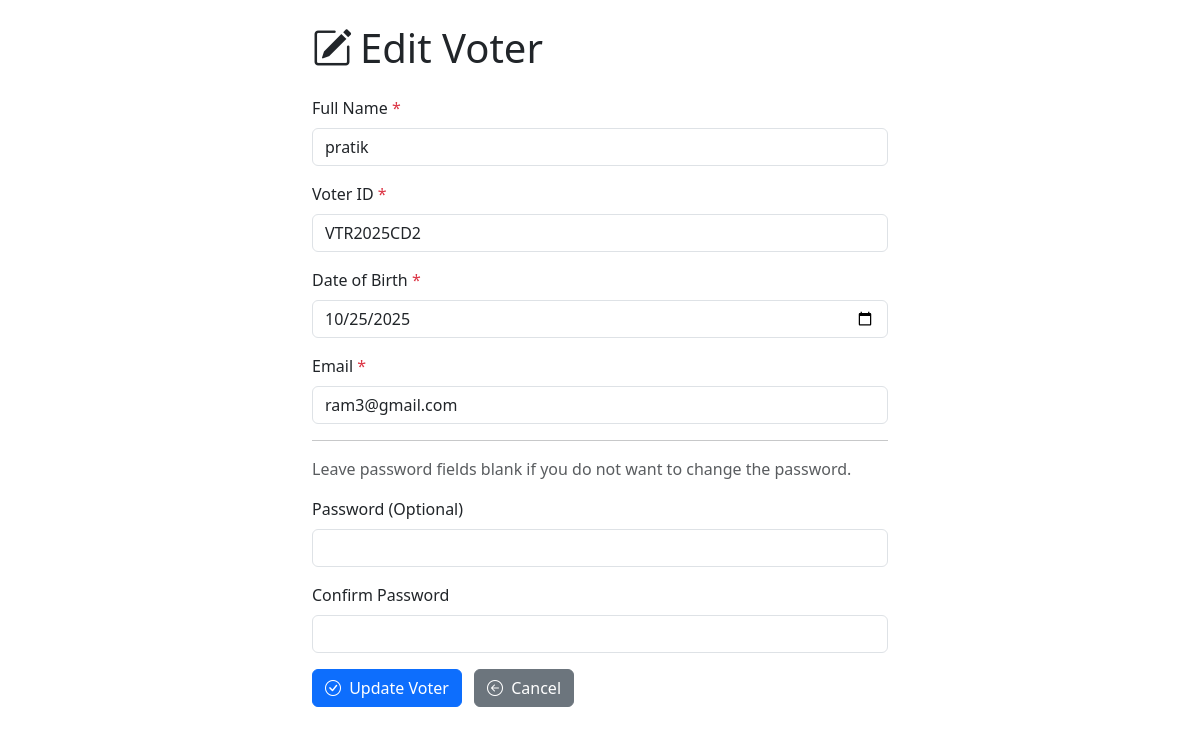
The page /admin/edit_voter.php?id=46 (signed in) on the database its author committed.
### tables this page shows
CREATE TABLE `voters` (
  `id` int(11) NOT NULL,
  `name` varchar(100) NOT NULL,
  `voter_id` varchar(50) NOT NULL,
  `dob` date NOT NULL,
  `email` varchar(100) NOT NULL,
  `password` varchar(255) NOT NULL,
  `has_voted` tinyint(1) NOT NULL DEFAULT 0,
  `registered_at` timestamp NULL DEFAULT current_timestamp(),
  `profile_photo` varchar(255) DEFAULT NULL
);

### admin/edit_voter.php (the view, shortened to what this page needs)
<?php
require '../db.php';
$voter_id_param = (int)$_GET['id'];
$name = $voter_id = $dob = $email = "";
$stmt = $conn->prepare("SELECT name, voter_id, dob, email FROM voters WHERE id = ?");
$stmt->bind_param("i", $voter_id_param);
$stmt->execute();
$stmt->store_result();
$stmt->bind_result($name, $voter_id, $dob, $email);
?>
<!DOCTYPE html>
<html lang="en">
<head>
    <link href="https://cdn.jsdelivr.net/npm/bootstrap@5.3.2/dist/css/bootstrap.min.css" rel="stylesheet" />
    <link href="https://cdn.jsdelivr.net/npm/bootstrap-icons@1.11.3/font/bootstrap-icons.min.css" rel="stylesheet" />
</head>
<body>
<div class="container py-4" style="max-width: 600px;">
    <h1 class="mb-4"><i class="bi bi-pencil-square me-2"></i>Edit Voter</h1>
    <form method="post" novalidate>
        <div class="mb-3">
            <label for="name" class="form-label">Full Name <span class="text-danger">*</span></label>
            <input type="text" name="name" id="name" class="form-control" required value="<?= htmlspecialchars($name) ?>" />
        </div>
        <div class="mb-3">
            <label for="voter_id" class="form-label">Voter ID <span class="text-danger">*</span></label>
            <input type="text" name="voter_id" id="voter_id" class="form-control" required value="<?= htmlspecialchars($voter_id) ?>" />
        </div>
        <div class="mb-3">
            <label for="dob" class="form-label">Date of Birth <span class="text-danger">*</span></label>
            <input type="date" name="dob" id="dob" class="form-control" required value="<?= htmlspecialchars($dob) ?>" />
        </div>
        <div class="mb-3">
            <label for="email" class="form-label">Email <span class="text-danger">*</span></label>
            <input type="email" name="email" id="email" class="form-control" required value="<?= htmlspecialchars($email) ?>" />
        </div>
        <hr />
        <p class="text-muted">Leave password fields blank if you do not want to change the password.</p>
        <div class="mb-3">
            <label for="password" class="form-label">Password (Optional)</label>
            <input type="password" name="password" id="password" class="form-control" minlength="6" />
        </div>
        <div class="mb-3">
            <label for="confirm_password" class="form-label">Confirm Password</label>
            <input type="password" name="confirm_password" id="confirm_password" class="form-control" minlength="6" />
        </div>
        <button type="submit" class="btn btn-primary">
            <i class="bi bi-check-circle me-1"></i> Update Voter
        </button>
        <a href="manage_voters.php" class="btn btn-secondary ms-2">
            <i class="bi bi-arrow-left-circle me-1"></i> Cancel
        </a>
    </form>
</div>
</body>
</html>

### rows shown on the page
voters: name "pratik", voter_id "VTR2025CD2", dob "10/25/2025", email "ram3@gmail.com"
